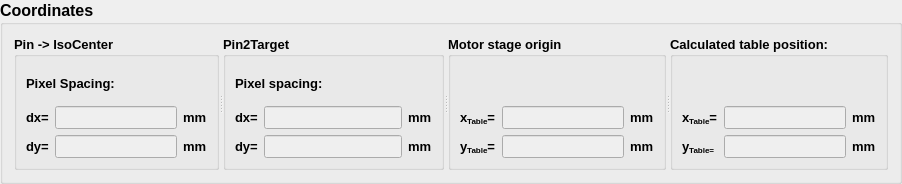
     <widget class="QGroupBox" name="GroupCoordinates">
      <property name="sizePolicy">
       <sizepolicy hsizetype="Preferred" vsizetype="Minimum">
        <horstretch>0</horstretch>
        <verstretch>0</verstretch>
       </sizepolicy>
      </property>
      <property name="minimumSize">
       <size>
        <width>0</width>
        <height>150</height>
       </size>
      </property>
      <property name="maximumSize">
       <size>
        <width>16777215</width>
        <height>200</height>
       </size>
      </property>
      <property name="font">
       <font>
        <pointsize>12</pointsize>
        <weight>75</weight>
        <bold>true</bold>
       </font>
      </property>
      <property name="title">
       <string>Coordinates</string>
      </property>
      <layout class="QHBoxLayout" name="horizontalLayout_8">
       <item>
        <widget class="QSplitter" name="splitter">
         <property name="orientation">
          <enum>Qt::Horizontal</enum>
         </property>
         <widget class="QGroupBox" name="groupBox_5">
          <property name="sizePolicy">
           <sizepolicy hsizetype="Minimum" vsizetype="Preferred">
            <horstretch>0</horstretch>
            <verstretch>0</verstretch>
           </sizepolicy>
          </property>
          <property name="minimumSize">
           <size>
            <width>150</width>
            <height>0</height>
           </size>
          </property>
          <property name="font">
           <font>
            <pointsize>10</pointsize>
            <weight>75</weight>
            <bold>true</bold>
           </font>
          </property>
          <property name="toolTip">
           <string>These values are relative distances between the earpin and the Isocenter. Move table by these values to align both.</string>
          </property>
          <property name="title">
           <string>Pin -&gt; IsoCenter</string>
          </property>
          <layout class="QGridLayout" name="gridLayout_4">
           <item row="0" column="0" colspan="2">
            <widget class="QLabel" name="TxtRG_pxcalc">
             <property name="font">
              <font>
               <pointsize>10</pointsize>
              </font>
             </property>
             <property name="text">
              <string>Pixel Spacing:</string>
             </property>
            </widget>
           </item>
           <item row="1" column="1">
            <widget class="QLineEdit" name="TxtRGShiftX">
             <property name="enabled">
              <bool>false</bool>
             </property>
             <property name="minimumSize">
              <size>
               <width>40</width>
               <height>0</height>
              </size>
             </property>
             <property name="font">
              <font>
               <pointsize>10</pointsize>
              </font>
             </property>
            </widget>
           </item>
           <item row="1" column="2">
            <widget class="QLabel" name="label_53">
             <property name="font">
              <font>
               <pointsize>10</pointsize>
              </font>
             </property>
             <property name="text">
              <string>&lt;html&gt;&lt;head/&gt;&lt;body&gt;&lt;p&gt;mm&lt;/p&gt;&lt;/body&gt;&lt;/html&gt;</string>
             </property>
            </widget>
           </item>
           <item row="2" column="2">
            <widget class="QLabel" name="label_54">
             <property name="font">
              <font>
               <pointsize>10</pointsize>
              </font>
             </property>
             <property name="text">
              <string>mm</string>
             </property>
            </widget>
           </item>
           <item row="1" column="0">
            <widget class="QLabel" name="label_52">
             <property name="font">
              <font>
               <pointsize>10</pointsize>
              </font>
             </property>
             <property name="text">
              <string>dx=</string>
             </property>
            </widget>
           </item>
           <item row="2" column="0">
            <widget class="QLabel" name="label_26">
             <property name="font">
              <font>
               <pointsize>10</pointsize>
              </font>
             </property>
             <property name="text">
              <string>dy=</string>
             </property>
            </widget>
           </item>
           <item row="2" column="1">
            <widget class="QLineEdit" name="TxtRGShiftY">
             <property name="enabled">
              <bool>false</bool>
             </property>
             <property name="minimumSize">
              <size>
               <width>40</width>
               <height>0</height>
              </size>
             </property>
             <property name="font">
              <font>
               <pointsize>10</pointsize>
              </font>
             </property>
            </widget>
           </item>
          </layout>
          <zorder>TxtRGShiftX</zorder>
          <zorder>TxtRGShiftY</zorder>
          <zorder>TxtRG_pxcalc</zorder>
          <zorder>label_26</zorder>
          <zorder>label_52</zorder>
          <zorder>label_53</zorder>
          <zorder>label_54</zorder>
         </widget>
         <widget class="QGroupBox" name="groupBox_8">
          <property name="sizePolicy">
           <sizepolicy hsizetype="Expanding" vsizetype="Preferred">
            <horstretch>0</horstretch>
            <verstretch>0</verstretch>
           </sizepolicy>
          </property>
          <property name="minimumSize">
           <size>
            <width>200</width>
            <height>0</height>
           </size>
          </property>
          <property name="font">
           <font>
            <pointsize>10</pointsize>
            <weight>75</weight>
            <bold>true</bold>
           </font>
          </property>
          <property name="title">
           <string>Pin2Target</string>
          </property>
          <layout class="QGridLayout" name="gridLayout_6">
           <item row="1" column="1">
            <widget class="QLineEdit" name="TxtXRShiftX">
             <property name="enabled">
              <bool>false</bool>
             </property>
             <property name="minimumSize">
              <size>
               <width>40</width>
               <height>0</height>
              </size>
             </property>
             <property name="font">
              <font>
               <pointsize>10</pointsize>
              </font>
             </property>
            </widget>
           </item>
           <item row="2" column="0">
            <widget class="QLabel" name="label_22">
             <property name="font">
              <font>
               <pointsize>10</pointsize>
              </font>
             </property>
             <property name="text">
              <string>dy=</string>
             </property>
            </widget>
           </item>
           <item row="1" column="0">
            <widget class="QLabel" name="label_25">
             <property name="font">
              <font>
               <pointsize>10</pointsize>
              </font>
             </property>
             <property name="text">
              <string>dx=</string>
             </property>
            </widget>
           </item>
           <item row="2" column="1">
            <widget class="QLineEdit" name="TxtXRShiftY">
             <property name="enabled">
              <bool>false</bool>
             </property>
             <property name="minimumSize">
              <size>
               <width>40</width>
               <height>0</height>
              </size>
             </property>
             <property name="font">
              <font>
               <pointsize>10</pointsize>
              </font>
             </property>
            </widget>
           </item>
           <item row="2" column="2">
            <widget class="QLabel" name="label_56">
             <property name="font">
              <font>
               <pointsize>10</pointsize>
              </font>
             </property>
             <property name="text">
              <string>mm</string>
             </property>
            </widget>
           </item>
           <item row="0" column="0" colspan="3">
            <widget class="QLabel" name="LabelPixSpacingXR">
             <property name="minimumSize">
              <size>
               <width>200</width>
               <height>15</height>
              </size>
             </property>
             <property name="font">
              <font>
               <pointsize>10</pointsize>
              </font>
             </property>
             <property name="text">
              <string>Pixel spacing: </string>
             </property>
            </widget>
           </item>
           <item row="1" column="2">
            <widget class="QLabel" name="label_55">
             <property name="font">
              <font>
               <pointsize>10</pointsize>
              </font>
             </property>
             <property name="text">
              <string>mm</string>
             </property>
            </widget>
           </item>
          </layout>
          <zorder>label_25</zorder>
          <zorder>TxtXRShiftX</zorder>
          <zorder>label_22</zorder>
          <zorder>TxtXRShiftY</zorder>
          <zorder>LabelPixSpacingXR</zorder>
          <zorder>label_55</zorder>
          <zorder>label_56</zorder>
         </widget>
         <widget class="QGroupBox" name="groupBox_10">
          <property name="sizePolicy">
           <sizepolicy hsizetype="Expanding" vsizetype="Preferred">
            <horstretch>0</horstretch>
            <verstretch>0</verstretch>
           </sizepolicy>
          </property>
          <property name="minimumSize">
           <size>
            <width>100</width>
            <height>0</height>
           </size>
          </property>
          <property name="maximumSize">
           <size>
            <width>400</width>
            <height>16777215</height>
           </size>
          </property>
          <property name="font">
           <font>
            <pointsize>10</pointsize>
            <weight>75</weight>
            <bold>true</bold>
           </font>
          </property>
          <property name="autoFillBackground">
           <bool>false</bool>
          </property>
          <property name="title">
           <string>Motor stage origin</string>
          </property>
          <layout class="QGridLayout" name="gridLayout_2">
           <item row="2" column="1">
            <widget class="QLineEdit" name="TableTxt_y">
             <property name="enabled">
              <bool>false</bool>
             </property>
             <property name="minimumSize">
              <size>
               <width>40</width>
               <height>0</height>
              </size>
             </property>
             <property name="font">
              <font>
               <pointsize>10</pointsize>
              </font>
             </property>
            </widget>
           </item>
           <item row="2" column="2">
            <widget class="QLabel" name="label_58">
             <property name="font">
              <font>
               <pointsize>10</pointsize>
              </font>
             </property>
             <property name="text">
              <string>mm</string>
             </property>
            </widget>
           </item>
           <item row="1" column="2">
            <widget class="QLabel" name="label_57">
             <property name="font">
              <font>
               <pointsize>10</pointsize>
              </font>
             </property>
             <property name="text">
              <string>mm</string>
             </property>
            </widget>
           </item>
           <item row="2" column="0">
            <widget class="QLabel" name="label_14">
             <property name="font">
              <font>
               <pointsize>10</pointsize>
              </font>
             </property>
             <property name="text">
              <string>y&lt;sub&gt;Table&lt;/sub&gt;=</string>
             </property>
            </widget>
           </item>
           <item row="1" column="1">
            <widget class="QLineEdit" name="TableTxt_x">
             <property name="enabled">
              <bool>false</bool>
             </property>
             <property name="minimumSize">
              <size>
               <width>40</width>
               <height>0</height>
              </size>
             </property>
             <property name="font">
              <font>
               <pointsize>10</pointsize>
              </font>
             </property>
            </widget>
           </item>
           <item row="1" column="0">
            <widget class="QLabel" name="label_13">
             <property name="font">
              <font>
               <pointsize>10</pointsize>
              </font>
             </property>
             <property name="text">
              <string>x&lt;sub&gt;Table&lt;/sub&gt;=</string>
             </property>
            </widget>
           </item>
           <item row="0" column="1">
            <spacer name="verticalSpacer_7">
             <property name="orientation">
              <enum>Qt::Vertical</enum>
             </property>
             <property name="sizeHint" stdset="0">
              <size>
               <width>20</width>
               <height>40</height>
              </size>
             </property>
            </spacer>
           </item>
          </layout>
         </widget>
         <widget class="QGroupBox" name="Group_Result">
          <property name="sizePolicy">
           <sizepolicy hsizetype="Expanding" vsizetype="Preferred">
            <horstretch>0</horstretch>
            <verstretch>0</verstretch>
           </sizepolicy>
          </property>
          <property name="font">
           <font>
            <pointsize>10</pointsize>
            <weight>75</weight>
            <bold>true</bold>
           </font>
          </property>
          <property name="title">
           <string>Calculated table position:</string>
          </property>
          <layout class="QGridLayout" name="gridLayout_8">
           <item row="0" column="1">
            <spacer name="verticalSpacer">
             <property name="orientation">
              <enum>Qt::Vertical</enum>
             </property>
             <property name="sizeHint" stdset="0">
              <size>
               <width>20</width>
               <height>40</height>
              </size>
             </property>
            </spacer>
           </item>
           <item row="1" column="0">
            <widget class="QLabel" name="label_9">
             <property name="font">
              <font>
               <pointsize>10</pointsize>
              </font>
             </property>
             <property name="text">
              <string>x&lt;sub&gt;Table&lt;/sub&gt;=</string>
             </property>
            </widget>
           </item>
           <item row="1" column="1">
            <widget class="QLineEdit" name="TableTxt_xCorr">
             <property name="enabled">
              <bool>false</bool>
             </property>
             <property name="minimumSize">
              <size>
               <width>40</width>
               <height>0</height>
              </size>
             </property>
             <property name="font">
              <font>
               <pointsize>10</pointsize>
              </font>
             </property>
            </widget>
           </item>
           <item row="1" column="2">
            <widget class="QLabel" name="label_59">
             <property name="font">
              <font>
               <pointsize>10</pointsize>
              </font>
             </property>
             <property name="text">
              <string>mm</string>
             </property>
            </widget>
           </item>
           <item row="2" column="0">
            <widget class="QLabel" name="label_10">
             <property name="font">
              <font>
               <pointsize>10</pointsize>
              </font>
             </property>
             <property name="text">
              <string>y&lt;sub&gt;Table&lt;sub&gt;=</string>
             </property>
            </widget>
           </item>
           <item row="2" column="1">
            <widget class="QLineEdit" name="TableTxt_yCorr">
             <property name="enabled">
              <bool>false</bool>
             </property>
             <property name="minimumSize">
              <size>
               <width>40</width>
               <height>0</height>
              </size>
             </property>
             <property name="font">
              <font>
               <pointsize>10</pointsize>
              </font>
             </property>
            </widget>
           </item>
           <item row="2" column="2">
            <widget class="QLabel" name="label_60">
             <property name="font">
              <font>
               <pointsize>10</pointsize>
              </font>
             </property>
             <property name="text">
              <string>mm</string>
             </property>
            </widget>
           </item>
          </layout>
         </widget>
        </widget>
       </item>
      </layout>
     </widget>
